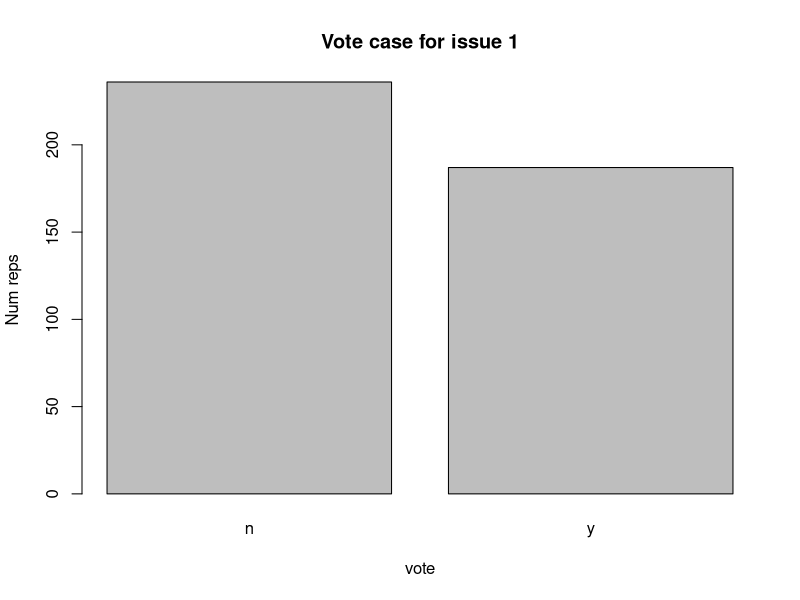
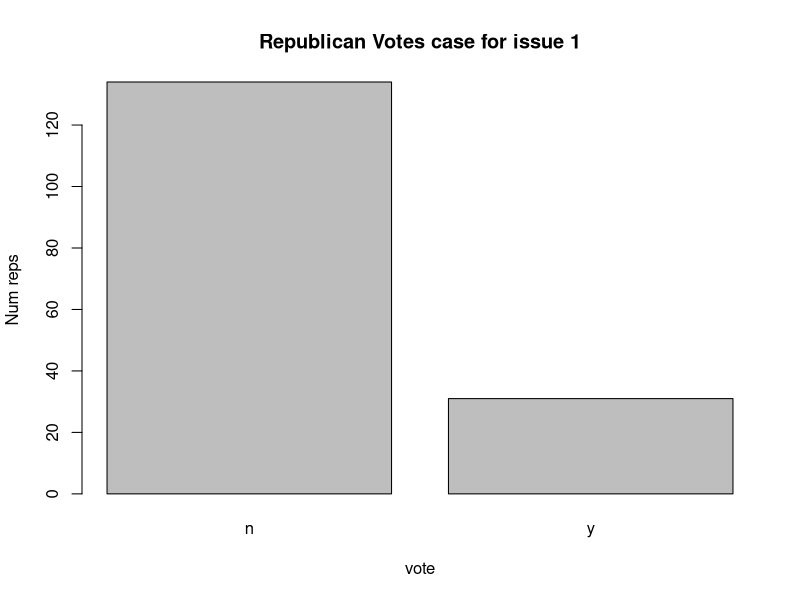
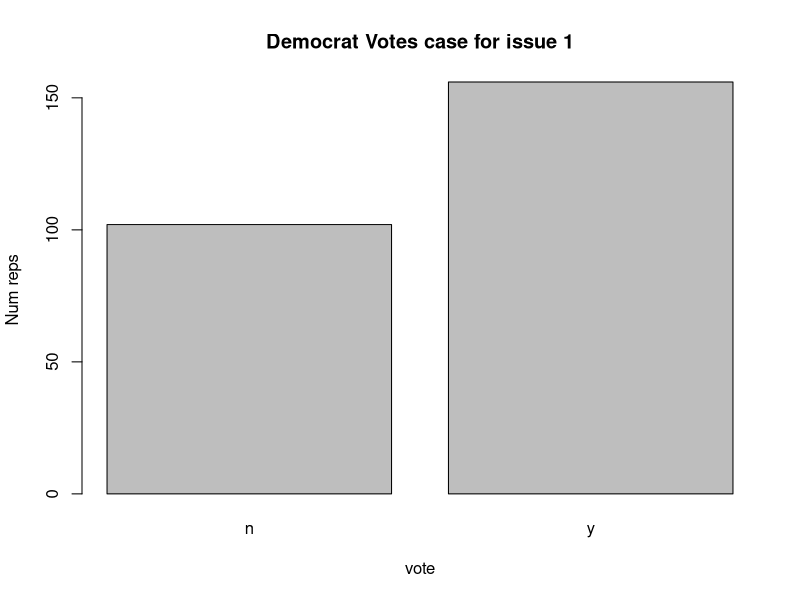

These figures' R source, in order:
## ---- chunk 1
knitr::opts_chunk$set(echo = TRUE)
## ---- chunk 2
options(warn=-1)
## ---- chunk 3
rm(list=ls(all=TRUE))
## ---- chunk 4
library(mlbench) #Data
library(e1071) #NB
## ---- chunk 5
data("HouseVotes84")
## ---- chunk 6
plot(as.factor(HouseVotes84[,2]))
title(main='Vote case for issue 1',xlab="vote",ylab="Num reps")
## ---- chunk 7
repub<-HouseVotes84$Class=="republican"
democrat<-HouseVotes84$Class=="democrat"
repub
## ---- chunk 8
plot(as.factor(HouseVotes84[repub,2]))
title(main='Republican Votes case for issue 1',xlab="vote",ylab="Num reps")
## ---- chunk 9
plot(as.factor(HouseVotes84[democrat,2]))
title(main='Democrat Votes case for issue 1',xlab="vote",ylab="Num reps")
## ---- chunk 10
p_y_col_class <- function(col,cls){
  sum_y <- sum(HouseVotes84[,col]=="y" & HouseVotes84$Class==cls,na.rm =TRUE)
  sum_n <- sum(HouseVotes84[,col]=="n" & HouseVotes84$Class==cls,na.rm=TRUE)
  return (sum_y/(sum_y+sum_n))
}
## ---- chunk 11
na_by_class <- function(col,cls){return(sum(is.na(HouseVotes84[,col]) & HouseVotes84$Class==cls))}
na_by_class
## ---- chunk 12
p_y_col_class(5,"democrat")
## ---- chunk 13
p_y_col_class(5,"republican")
## ---- chunk 14
na_by_class(5,"republican")
## ---- chunk 15
na_by_class(5,"democrat")
## ---- chunk 16
for (i in 2:ncol(HouseVotes84)){
  if(sum(is.na(HouseVotes84[,i])>0)){
    c1 <- which(is.na(HouseVotes84[,i])&HouseVotes84$Class=="democrat",arr.ind=TRUE)
    c2 <- which(is.na(HouseVotes84[,i])&HouseVotes84$Class=="republican",arr.ind=TRUE)
    HouseVotes84[c1,i] <- 
      ifelse(runif(na_by_class(i,"democrat"))<p_y_col_class(i,"democrat"),"y","n")
    HouseVotes84[c2,i] <- 
      ifelse(runif(na_by_class(i,"republican"))<p_y_col_class(i,"republican"),"y","n")
  }
}
## ---- chunk 17
HouseVotes84[,"train"] <- ifelse(runif(nrow(HouseVotes84))<0.80,1,0)
## ---- chunk 18
trainColNum <- grep("train",names(HouseVotes84))
## ---- chunk 19
trainHouseVotes84 <- HouseVotes84[HouseVotes84$train==1,-trainColNum]
testHouseVotes84 <- HouseVotes84[HouseVotes84$train==0,-trainColNum]
## ---- chunk 20
nb_model <- naiveBayes(Class~.,data=trainHouseVotes84)
nb_model
## ---- chunk 21
summary(nb_model)
str(nb_model)
## ---- chunk 22
nb_test_predict <- predict(nb_model,testHouseVotes84[,-1])
## ---- chunk 23
mean(nb_test_predict==testHouseVotes84$Class)
## ---- chunk 24
table(pred=nb_test_predict,true=testHouseVotes84$Class)
## ---- chunk 25
nb_multiple_runs <- function(train_fraction,n){
  fraction_correct <- rep(NA,n)
  for (i in 1:n){
    HouseVotes84[,'train'] <- ifelse(runif(nrow(HouseVotes84))<train_fraction,1,0)
    trainColNum <- grep('train',names(HouseVotes84))
    trainHouseVotes84 <- HouseVotes84[HouseVotes84$train==1,-trainColNum]
    testHouseVotes84 <- HouseVotes84[HouseVotes84$train==0,-trainColNum]
    nb_model <- naiveBayes(Class~.,data = trainHouseVotes84)
    nb_test_predict <- predict(nb_model,testHouseVotes84[,-1])
    fraction_correct[i] <- mean(nb_test_predict==testHouseVotes84$Class)
  }
  return(fraction_correct)
}
## ---- chunk 26

